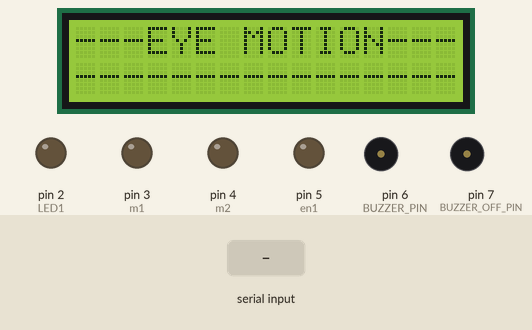
This sketch was run on a simulated Arduino Uno, built with avr-gcc and run on an emulated ATmega328P. Parts: 16×2 character LCD, output pins drawn as LEDs (lit = HIGH), buzzer (waves = sounding, pin HIGH). Dashed ring = blinking. The test bench sets the inputs (shaded band). What the sketch prints to the serial monitor is not drawn.

Above: at 0.2 s.
3.5 s: "alert\n" received over Serial
At 3.6 s:
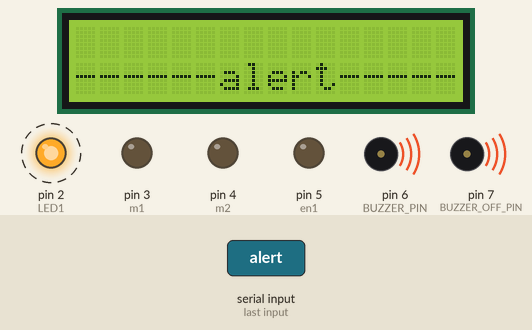
5.3 s: "run\n" received over Serial
At 6.0 s:
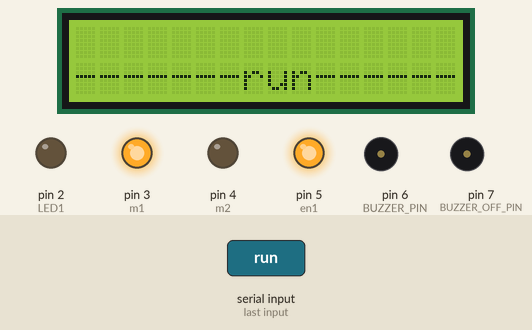
7.0 s: "drowsy\n" received over Serial
At 8.4 s:
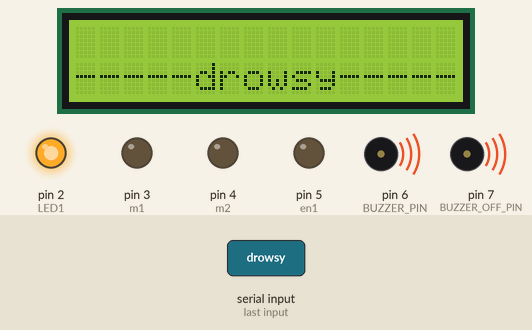
8.7 s: "rst\n" received over Serial
At 10.8 s:
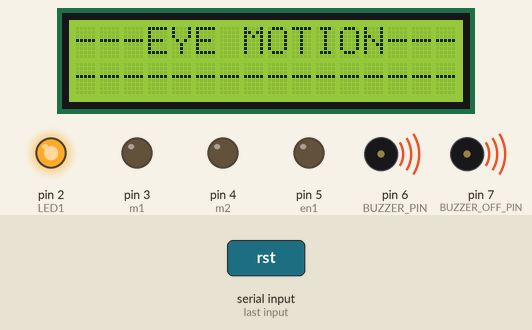
Timing chart, 0 to 12.4 s (numbered marks = the images above; inputs shaded):
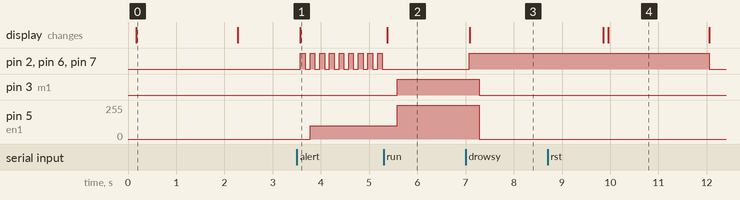

Measured:
- after the input at 3.5 s, pin 2 (LED1), pin 6 (BUZZER_PIN), pin 7 (BUZZER_OFF_PIN): alternates HIGH for 0.10 s and LOW for 0.10 s, starting after 0.07 s; pin 5 (en1): 0/255 → 100/255 after 0.28 s; the display: changes after 0.07 s (image 1)
- after the input at 5.3 s, pin 2 (LED1), pin 6 (BUZZER_PIN), pin 7 (BUZZER_OFF_PIN): stops changing and stays LOW; pin 3 (m1): LOW → HIGH after 0.28 s; pin 5 (en1): 100/255 → 255/255 after 0.28 s; the display: changes after 0.08 s (image 2)
- after the input at 7.0 s, pin 2 (LED1), pin 6 (BUZZER_PIN), pin 7 (BUZZER_OFF_PIN): LOW → HIGH after 0.08 s; pin 3 (m1): HIGH → LOW after 0.28 s; pin 5 (en1): 255/255 → 0/255 after 0.28 s; the display: changes after 0.08 s (image 3)
- after the input at 8.7 s, pin 2 (LED1), pin 6 (BUZZER_PIN), pin 7 (BUZZER_OFF_PIN): HIGH → LOW after 3.4 s; the display: first changes after 1.2 s (image 4 shows a later state)
- what the display in image 0 shows lasts 2.1 s, from 0.2 s to 2.3 s

The sketch:

PySerial1.ino
```cpp
#include <SoftwareSerial.h>
#include <LiquidCrystal.h>

LiquidCrystal lcd(8, 9, 10, 11, 12, 13);

int buz_status;

int trans_dat;

#define m1 3
#define m2 4
#define en1 5

#define BUZZER_PIN 6
#define BUZZER_OFF_PIN 7
#define LED1 2
#define LED2 7

long BUZZER_OFF_DELAY = 5000; // Time in milliseconds (adjust as needed)

unsigned long buzzerOffTime = 0;
unsigned long sendInterval = 10000; // Send data every 10 seconds
unsigned long lastSendTime = 0;

#define python Serial
#define splash splash1

void setup() {
Serial.begin(115200);

LcDSet();
pinMode(BUZZER_PIN, OUTPUT);
pinMode(BUZZER_OFF_PIN, OUTPUT);
pinMode(LED1, OUTPUT);
pinMode(LED2, OUTPUT);
pinMode(m1, OUTPUT);
pinMode(m2, OUTPUT);
analogWrite(en1, 0);
digitalWrite(m1, LOW);
digitalWrite(m2, LOW);
// Initially, turn off both the buzzer and the buzzer off pin
digitalWrite(BUZZER_PIN, LOW);
digitalWrite(BUZZER_OFF_PIN, LOW);
digitalWrite(LED1, LOW);
digitalWrite(LED2, LOW);
}

void LcDSet() {
lcd.begin(16, 2);

splash(0, "EYE MOTION");
splash(1, "");

delay(2000);
lcd.clear();
}

void loop() {

delay(100);
// Check if it's time to send trans_data
if (millis() - lastSendTime >= sendInterval) {


// Perform actions to update trans_data as needed
if (trans_dat == 1) {
analogWrite(en1, 100);
}
if (trans_dat == 2) {
analogWrite(en1, 0);
digitalWrite(m1, LOW);
digitalWrite(m2, LOW);
}
if (trans_dat == 3) {
analogWrite(en1, 255);
digitalWrite(m1, HIGH);
digitalWrite(m2, LOW);
}
lastSendTime = millis();
}

if (trans_dat == 1) {
analogWrite(en1, 100);
}
if (trans_dat == 2) {
analogWrite(en1, 0);
digitalWrite(m1, LOW);
digitalWrite(m2, LOW);
}
if (trans_dat == 3) {
analogWrite(en1, 255);
digitalWrite(m1, HIGH);
digitalWrite(m2, LOW);
}

while (python.available() > 0) {
String receivedData = python.readStringUntil('\n');
processMessage(receivedData);
splash(1, receivedData);
}

// Check if it's time to turn off the buzzer
if (millis() - buzzerOffTime >= BUZZER_OFF_DELAY) {
if (trans_dat == 1 && buz_status == 0) {
digitalWrite(BUZZER_PIN, HIGH);
digitalWrite(LED1, HIGH);
digitalWrite(LED2, HIGH);
buz_status = 1;
BUZZER_OFF_DELAY = 50;
} else if (trans_dat == 2 && buz_status == 0) {
digitalWrite(BUZZER_PIN, HIGH);
digitalWrite(LED1, HIGH);
delay(10);
digitalWrite(LED1, LOW);
digitalWrite(LED2, HIGH);
delay(10);
digitalWrite(LED2, LOW);
buz_status = 1;
trans_dat = 2;
BUZZER_OFF_DELAY = 5000000;
} else if (buz_status) {
digitalWrite(BUZZER_PIN, LOW);
digitalWrite(LED1, LOW);
digitalWrite(LED2, LOW);
buz_status = 0;
}
buzzerOffTime = millis();
}
}

void processMessage(String data) {
data.trim();

if (data != "drowsy" && data != "alert" && data != "rst" && data != "run") {
return;
}

python.println("Received: " + data);

if (data == "run") {
digitalWrite(BUZZER_PIN, LOW);
digitalWrite(LED1, LOW);
digitalWrite(LED2, LOW);
trans_dat = 3;
buz_status = 0;
BUZZER_OFF_DELAY = 100;
buzzerOffTime = millis();
} else if (data == "drowsy") {
digitalWrite(BUZZER_PIN, HIGH);
digitalWrite(LED1, HIGH);
digitalWrite(LED2, HIGH);
trans_dat = 2;
buz_status = 1;
BUZZER_OFF_DELAY = 5000000;
buzzerOffTime = millis();
} else if (data == "alert") {
digitalWrite(BUZZER_PIN, HIGH);
digitalWrite(LED1, HIGH);
digitalWrite(LED2, HIGH);
trans_dat = 1;
buz_status = 1;
BUZZER_OFF_DELAY = 100;
buzzerOffTime = millis();
} else if (data == "rst") {
python.println("Resetting...");
delay(1000);
asm volatile(" jmp 0");
}
}
```

splash1.ino
```cpp
void splash1(int row, String txt) {
  int curs = (17 - txt.length()) / 2;
  lcd.setCursor(0, row);
  lcd.print("----------------");

  lcd.setCursor(curs, row);
  lcd.print(txt);
  delay(100);
}
```
